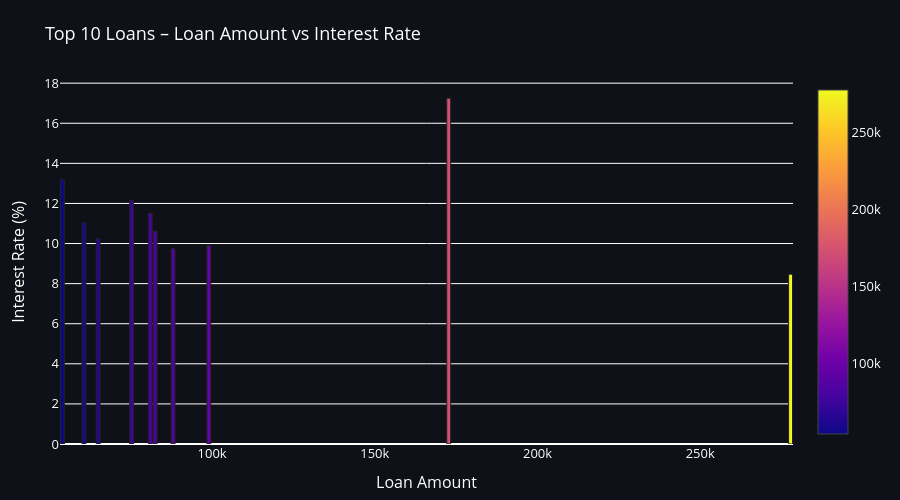
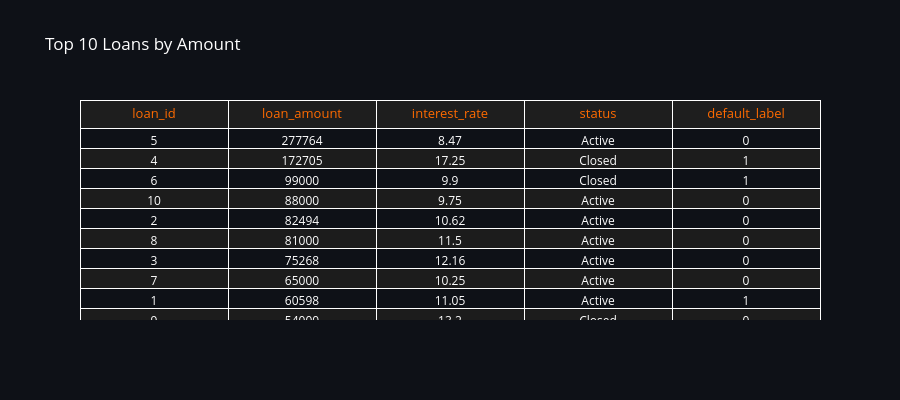

The code cell stored with these charts, in order, in its notebook:
### Markdown cell above
9

### Code cell
import pandas as pd
import plotly.graph_objects as go

# ---------- Simulated structure based on your shared columns ----------
loans = pd.DataFrame({
    'loan_id':[1,2,3,4,5,6,7,8,9,10],
    'borrower_id':[2703,4875,4533,120,3036,1120,2301,4410,5200,6110],
    'loan_amount':[60598,82494,75268,172705,277764,99000,65000,81000,54000,88000],
    'tenure_months':[24,24,18,12,6,24,18,12,6,24],
    'interest_rate':[11.05,10.62,12.16,17.25,8.47,9.90,10.25,11.50,13.20,9.75],
    'status':['Active','Active','Active','Closed','Active','Closed','Active','Active','Closed','Active'],
    'default_label':[1,0,0,1,0,1,0,0,0,0]
})

# Sort by loan amount (top 10)
top_df = loans.nlargest(10, 'loan_amount')[['loan_id','loan_amount','interest_rate','status','default_label']]

# ---------- Interactive Chart ----------
fig = go.Figure()

fig.add_trace(go.Bar(
    x=top_df['loan_amount'],
    y=top_df['interest_rate'],
    orientation='v',
    marker=dict(
        color=top_df['loan_amount'],
        colorscale='Plasma',      # rich purple–orange gradient
        showscale=True,
        line=dict(color='#222', width=1)
    ),
    name='Loan Amount',
))

fig.update_layout(
    title="Top 10 Loans – Loan Amount vs Interest Rate",
    xaxis_title="Loan Amount",
    yaxis_title="Interest Rate (%)",
    paper_bgcolor='#0E1117',
    plot_bgcolor='#0E1117',
    font=dict(color='white', size=13),
    height=500,
    margin=dict(l=60, r=60, t=80, b=40),
    hovermode="x unified"
)

fig.show()

# ---------- Matching Dark Table ----------
fig_table = go.Figure(data=[go.Table(
    header=dict(
        values=list(top_df.columns),
        fill_color='#1E1E1E',
        align='center',
        font=dict(color='#FF6B00', size=13)
    ),
    cells=dict(
        values=[top_df[col] for col in top_df.columns],
        fill=dict(color=[['#0E1117', '#1C1C1C']*5]),
        align='center',
        font=dict(color='white', size=12)
    )
)])

fig_table.update_layout(
    title="Top 10 Loans by Amount",
    paper_bgcolor='#0E1117',
    font=dict(color='white'),
    height=400
)

fig_table.show()

### Figure 1 — Plotly figure (JSON) as saved in the notebook; plotly's stock layout.template omitted (floating-point values rounded to 4 significant figures)
{"data": [{"marker": {"color": [277764, 172705, 99000, 88000, 82494, 81000, 75268, 65000, 60598, 54000], "colorscale": [[0, "#0d0887"], [0.1111, "#46039f"], [0.2222, "#7201a8"], [0.3333, "#9c179e"], [0.4444, "#bd3786"], [0.5556, "#d8576b"], [0.6667, "#ed7953"], [0.7778, "#fb9f3a"], [0.8889, "#fdca26"], [1, "#f0f921"]], "line": {"color": "#222", "width": 1}, "showscale": true}, "name": "Loan Amount", "orientation": "v", "type": "bar", "x": [277764, 172705, 99000, 88000, 82494, 81000, 75268, 65000, 60598, 54000], "y": [8.47, 17.25, 9.9, 9.75, 10.62, 11.5, 12.16, 10.25, 11.05, 13.2]}], "layout": {"font": {"color": "white", "size": 13}, "height": 500, "hovermode": "x unified", "margin": {"b": 40, "l": 60, "r": 60, "t": 80}, "paper_bgcolor": "#0E1117", "plot_bgcolor": "#0E1117", "title": {"text": "Top 10 Loans – Loan Amount vs Interest Rate"}, "xaxis": {"title": {"text": "Loan Amount"}}, "yaxis": {"title": {"text": "Interest Rate (%)"}}}}

### Figure 2 — Plotly figure (JSON) as saved in the notebook; plotly's stock layout.template omitted (floating-point values rounded to 4 significant figures)
{"data": [{"cells": {"align": "center", "fill": {"color": [["#0E1117", "#1C1C1C", "#0E1117", "#1C1C1C", "#0E1117", "#1C1C1C", "#0E1117", "#1C1C1C", "#0E1117", "#1C1C1C"]]}, "font": {"color": "white", "size": 12}, "values": [[5, 4, 6, 10, 2, 8, 3, 7, 1, 9], [277764, 172705, 99000, 88000, 82494, 81000, 75268, 65000, 60598, 54000], [8.47, 17.25, 9.9, 9.75, 10.62, 11.5, 12.16, 10.25, 11.05, 13.2], ["Active", "Closed", "Closed", "Active", "Active", "Active", "Active", "Active", "Active", "Closed"], [0, 1, 1, 0, 0, 0, 0, 0, 1, 0]]}, "header": {"align": "center", "fill": {"color": "#1E1E1E"}, "font": {"color": "#FF6B00", "size": 13}, "values": ["loan_id", "loan_amount", "interest_rate", "status", "default_label"]}, "type": "table"}], "layout": {"font": {"color": "white"}, "height": 400, "paper_bgcolor": "#0E1117", "title": {"text": "Top 10 Loans by Amount"}}}
